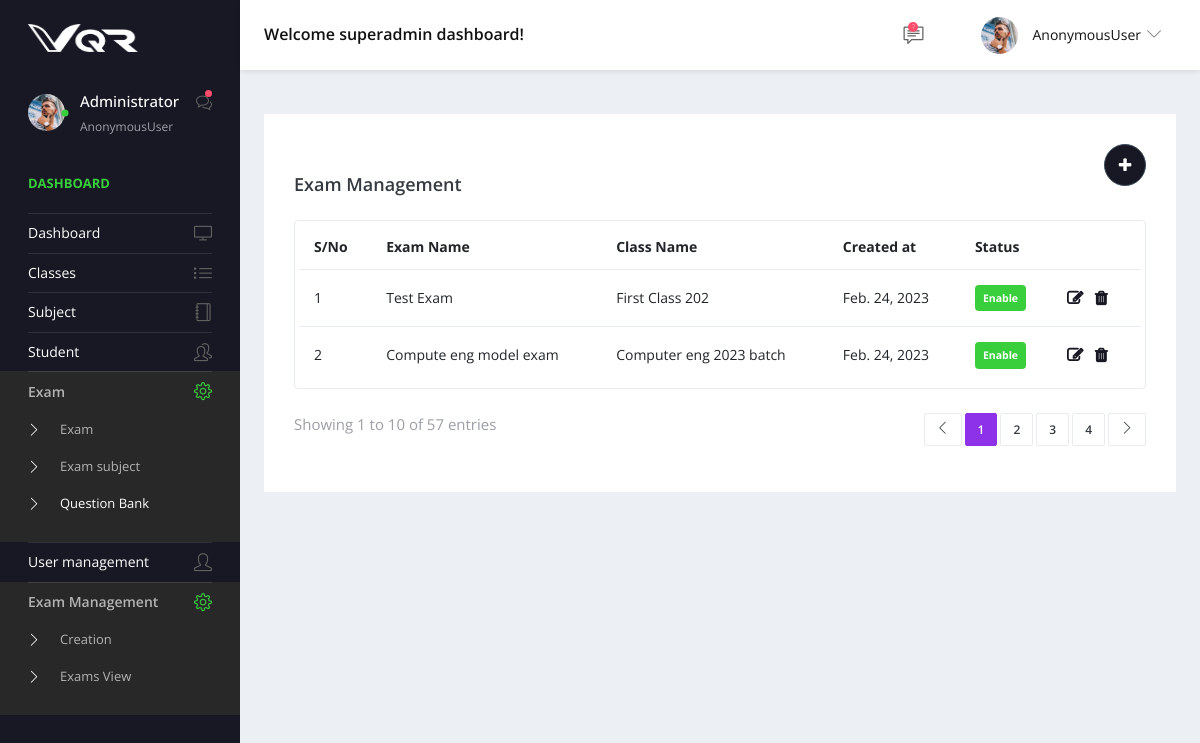
Page /exam on the earlier database version.
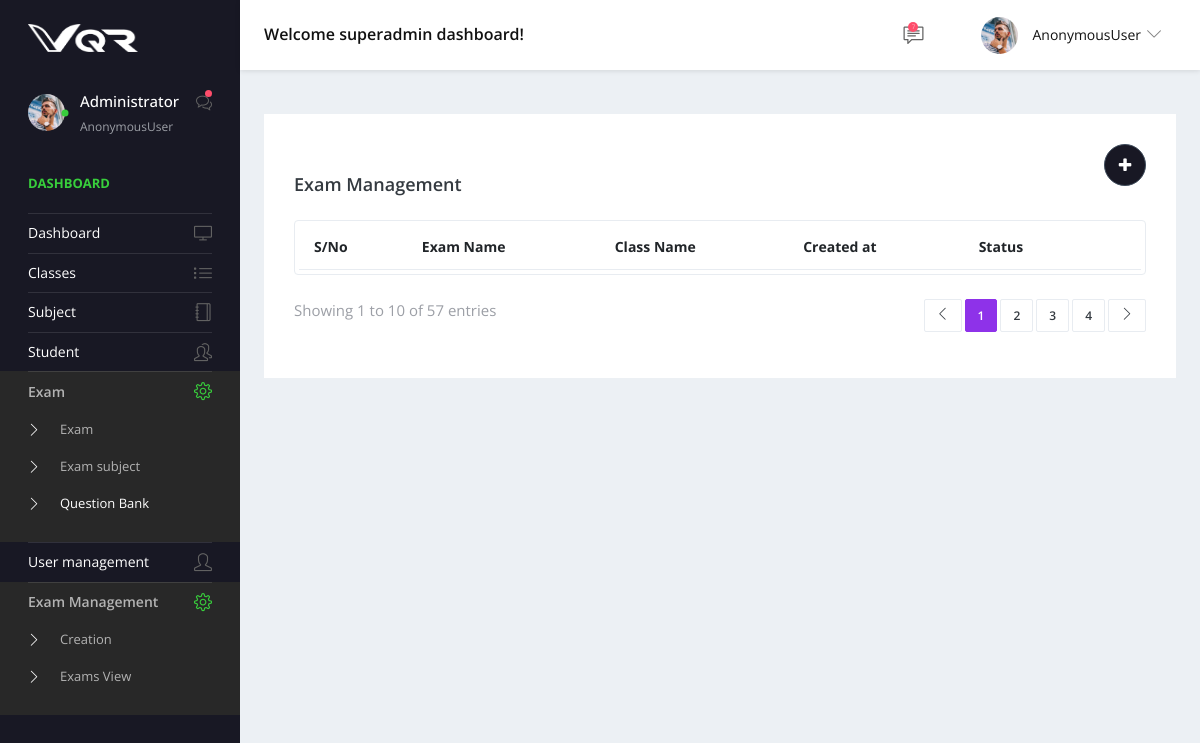
Same page on the later database version.
### app/models.py (models this page shows)
class common_table(models.Model):
    created_by = models.ForeignKey(User, related_name="%(app_label)s_%(class)s_ownership",on_delete=models.CASCADE,null=True)
    created_dt = models.DateField(auto_now=True)
    updated_by =  models.ForeignKey(User, related_name="%(app_label)s_%(class)s_ownership1",on_delete=models.CASCADE,null=True)
    updated_dt = models.DateField(null=True)
    created_tm = models.TimeField(auto_now=True)
    updated_tm = models.TimeField(null=True)
    status = models.CharField(max_length=10, null=True)
    class Meta:
        abstract = True

class Exam_master(common_table):
    exam_name = models.CharField(max_length=25,null=True)
    class_id = models.ForeignKey(Class_master,related_name='Exam_master_class_id',on_delete=models.CASCADE,null=True)
    duration = models.CharField(max_length=25,null=True)

class Class_master(common_table):
    name  = models.CharField(max_length=25,null=True)

### app/views.py (the view)
# urls.py: path('exam',views.exam,name='exam'),
def exam(request):
    data = Exam_master.objects.all()
    context = {
        'data':data
    }
    return render(request,'exam.html',context)

### app/templates/exam.html (shortened to what this page needs)
{% extends 'base.html' %}
{% block content %}
<div class="content-wrapper">
    <div class="row">
      <div class="col-md-12 grid-margin stretch-card">
        <div class="card">
          <div class="card-body">
            <a href="{% url 'create_exam' %}">
            <button style=" float: right;background: #181824;" type="button" class="btn btn-dark btn-rounded btn-icon">
                <i class="fa fa-plus m-1"></i>
              </button>
          </a>
            <br>
            <div class="d-sm-flex align-items-center mb-4">
              <h4 class="card-title mb-sm-0 mt-2">Exam Management</h4>
            </div>
            <div class="table-responsive border rounded p-1">
              <table class="table">
                <thead>
                  <tr>
                    <th class="font-weight-bold"> S/No</th>
                    <th class="font-weight-bold">Exam Name</th>
                    <th class="font-weight-bold">Class Name</th>
                    <th class="font-weight-bold">Created at</th>
                    <th class="font-weight-bold">Status</th>
                    <th>
                    </th>
                  </tr>
                </thead>
                <tbody>
                  {% for i in data %}
                  <tr>
                    <td>{{forloop.counter}}</td>
                    <td>
                      {{i.exam_name}}
                    </td>
                    <td>
                      {{i.class_id.name}}
                    </td>
                    <td> {{i.class_id.created_dt}}</td>
                    <td>
                      <div class="badge badge-success p-2">Enable</div>
                    </td>
                    <td>
                        <a href=""> <i style="color: #181824;
                            font-weight: bold;
                            font-size: 16px;" class="fa fa-edit"></i></a>
                        <a href="" class="m-2"> <i style="color: #181824;
                            font-weight: bold;
                            font-size: 16px;" class="fa fa-trash"></i></a>
                    </td>
                  </tr>
                  {% endfor %}
                </tbody>
              </table>
            </div>
            <div class="d-flex mt-4 flex-wrap">
              <p class="text-muted">Showing 1 to 10 of 57 entries</p>
              <nav class="ml-auto">
                <ul class="pagination separated pagination-info">
                  <li class="page-item"><a href="#" class="page-link"><i class="icon-arrow-left"></i></a></li>
                  <li class="page-item active"><a href="#" class="page-link">1</a></li>
                  <li class="page-item"><a href="#" class="page-link">2</a></li>
                  <li class="page-item"><a href="#" class="page-link">3</a></li>
                  <li class="page-item"><a href="#" class="page-link">4</a></li>
                  <li class="page-item"><a href="#" class="page-link"><i class="icon-arrow-right"></i></a></li>
                </ul>
              </nav>
            </div>
          </div>
        </div>
      </div>
    </div>
  </div>
{% endblock %}

Differences in the rows shown:
removed Exam_master: exam_name "Test Exam", class_id.name "First Class 202", class_id.created_dt "Feb. 24, 2023"
removed Exam_master: exam_name "Compute eng model exam", class_id.name "Computer eng 2023 batch", class_id.created_dt "Feb. 24, 2023"
